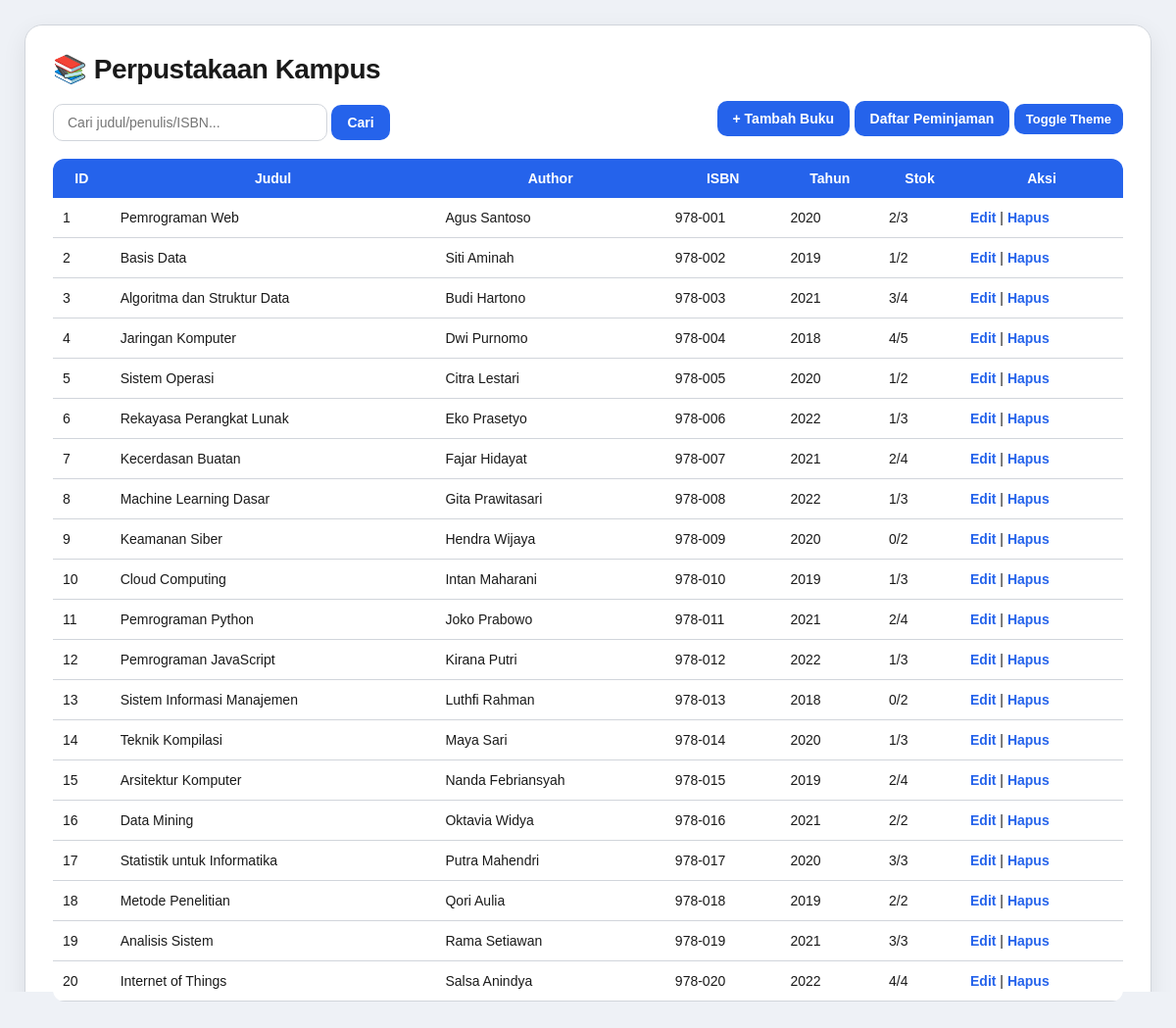
The page / on the database its author committed.
### tables this page shows
CREATE TABLE IF NOT EXISTS books (
  id INT AUTO_INCREMENT PRIMARY KEY,
  title VARCHAR(255) NOT NULL,
  author VARCHAR(255) DEFAULT NULL,
  isbn VARCHAR(50) DEFAULT NULL,
  year YEAR DEFAULT NULL,
  copies INT NOT NULL DEFAULT 1,
  created_at TIMESTAMP DEFAULT CURRENT_TIMESTAMP
);

### index.php (the view, shortened to what this page needs)
<?php
require 'config.php';
$q = isset($_GET['q']) ? "%".trim($_GET['q'])."%" : '%';
$stmt = $pdo->prepare("SELECT b.*, (SELECT COUNT(*) FROM loans l WHERE l.book_id=b.id AND l.returned=0) AS loaned_count FROM books b WHERE b.title LIKE ? OR b.author LIKE ? OR b.isbn LIKE ? ORDER BY b.id");
$stmt->execute([$q,$q,$q]);
$books = $stmt->fetchAll();
?>
<!doctype html>
<html>
<head>
  <link rel="stylesheet" href="style.css">
</head>
<body>
  <div class="container">
    <h1>📚 Perpustakaan Kampus</h1>
    <div class="controls">
      <form method="get">
        <input type="text" name="q" placeholder="Cari judul/penulis/ISBN..." value="<?= htmlspecialchars(isset($_GET['q'])?$_GET['q']:'') ?>">
        <button type="submit">Cari</button>
      </form>
      <div class="actions">
        <a href="add.php" class="btn">+ Tambah Buku</a>
        <a href="loans.php" class="btn">Daftar Peminjaman</a>
        <button id="themeToggle" class="btn small">Toggle Theme</button>
      </div>
    </div>
    <table>
      <thead>
        <tr><th>ID</th><th>Judul</th><th>Author</th><th>ISBN</th><th>Tahun</th><th>Stok</th><th>Aksi</th></tr>
      </thead>
      <tbody>
        <?php foreach($books as $b): ?>
        <tr>
          <td><?= $b['id'] ?></td>
          <td><?= htmlspecialchars($b['title']) ?></td>
          <td><?= htmlspecialchars($b['author']) ?></td>
          <td><?= htmlspecialchars($b['isbn']) ?></td>
          <td><?= $b['year'] ?></td>
          <td><?= $b['copies'] - $b['loaned_count'] ?>/<?= $b['copies'] ?></td>
          <td>
            <a href="edit.php?id=<?= $b['id'] ?>">Edit</a> |
            <a href="delete.php?id=<?= $b['id'] ?>" onclick="return confirm('Hapus buku?')">Hapus</a>
          </td>
        </tr>
        <?php endforeach; ?>
      </tbody>
    </table>
  </div>
</body>
</html>

### style.css (style rules this page uses)
:root { --bg: #eef1f6; --card: #ffffff; --text: #1a1a1a; --muted: #6b7280; --primary: #2563eb; --primary-hover: #1e4fcc; --success: #16a34a; --warning: #f59e0b; --danger: #dc2626; --border: #d1d5db; }
body { background: var(--bg); color: var(--text); font-family: "Poppins", Arial, sans-serif; margin: 0; padding: 25px; transition: 0.25s ease; }
.container { max-width: 1100px; margin: auto; background: var(--card); padding: 28px; border-radius: 18px; border: 1px solid var(--border); box-shadow: 0 8px 25px rgba(0,0,0,0.08); transition: 0.3s ease; }
h1 { margin-top: 0; font-size: 28px; font-weight: 700; letter-spacing: -0.5px; }
.controls { display: flex; flex-wrap: wrap; justify-content: space-between; gap: 14px; margin: 18px 0; }
input { padding: 10px 14px; border-radius: 10px; border: 1px solid var(--border); font-size: 14px; width: 250px; background: var(--card); color: var(--text); transition: 0.2s; }
button, .btn { background: var(--primary); color: white; padding: 10px 16px; border-radius: 10px; font-size: 14px; text-decoration: none; border: none; cursor: pointer; transition: 0.25s ease; font-weight: 600; }
.btn.small { padding: 8px 12px; font-size: 13px; }
table { width: 100%; border-collapse: collapse; margin-top: 15px; overflow: hidden; border-radius: 12px; }
thead { background: var(--primary); color: white; }
thead th { padding: 12px 10px; font-size: 14px; font-weight: 600; }
tbody tr { background: var(--card); transition: 0.2s ease; }
tbody td { padding: 12px 10px; border-bottom: 1px solid var(--border); color: var(--text); font-size: 14px; }
a { color: var(--primary); text-decoration: none; font-weight: 600; }
.fade-in { opacity: 0; transform: translateY(10px); animation: fadeIn 0.4s forwards; }
.fade-in-slow { opacity: 0; transform: translateY(20px); animation: fadeIn 0.7s forwards; }

### rows shown on the page
books: id "1", title "Pemrograman Web", author "Agus Santoso", isbn "978-001", year "2020", loaned_count "2", copies "3"
books: id "2", title "Basis Data", author "Siti Aminah", isbn "978-002", year "2019", loaned_count "1", copies "2"
books: id "3", title "Algoritma dan Struktur Data", author "Budi Hartono", isbn "978-003", year "2021", loaned_count "3", copies "4"
books: id "4", title "Jaringan Komputer", author "Dwi Purnomo", isbn "978-004", year "2018", loaned_count "4", copies "5"
books: id "5", title "Sistem Operasi", author "Citra Lestari", isbn "978-005", year "2020", loaned_count "1", copies "2"
books: id "6", title "Rekayasa Perangkat Lunak", author "Eko Prasetyo", isbn "978-006", year "2022", loaned_count "1", copies "3"
books: id "7", title "Kecerdasan Buatan", author "Fajar Hidayat", isbn "978-007", year "2021", loaned_count "2", copies "4"
books: id "8", title "Machine Learning Dasar", author "Gita Prawitasari", isbn "978-008", year "2022", loaned_count "1", copies "3"
books: id "9", title "Keamanan Siber", author "Hendra Wijaya", isbn "978-009", year "2020", loaned_count "0", copies "2"
books: id "10", title "Cloud Computing", author "Intan Maharani", isbn "978-010", year "2019", loaned_count "1", copies "3"
books: id "11", title "Pemrograman Python", author "Joko Prabowo", isbn "978-011", year "2021", loaned_count "2", copies "4"
books: id "12", title "Pemrograman JavaScript", author "Kirana Putri", isbn "978-012", year "2022", loaned_count "1", copies "3"
books: id "13", title "Sistem Informasi Manajemen", author "Luthfi Rahman", isbn "978-013", year "2018", loaned_count "0", copies "2"
books: id "14", title "Teknik Kompilasi", author "Maya Sari", isbn "978-014", year "2020", loaned_count "1", copies "3"
books: id "15", title "Arsitektur Komputer", author "Nanda Febriansyah", isbn "978-015", year "2019", loaned_count "2", copies "4"
books: id "16", title "Data Mining", author "Oktavia Widya", isbn "978-016", year "2021", $b['copies']-$b['loaned_count'] "2", copies "2"
books: id "17", title "Statistik untuk Informatika", author "Putra Mahendri", isbn "978-017", year "2020", $b['copies']-$b['loaned_count'] "3", copies "3"
books: id "18", title "Metode Penelitian", author "Qori Aulia", isbn "978-018", year "2019", $b['copies']-$b['loaned_count'] "2", copies "2"
books: id "19", title "Analisis Sistem", author "Rama Setiawan", isbn "978-019", year "2021", $b['copies']-$b['loaned_count'] "3", copies "3"
books: id "20", title "Internet of Things", author "Salsa Anindya", isbn "978-020", year "2022", $b['copies']-$b['loaned_count'] "4", copies "4"
